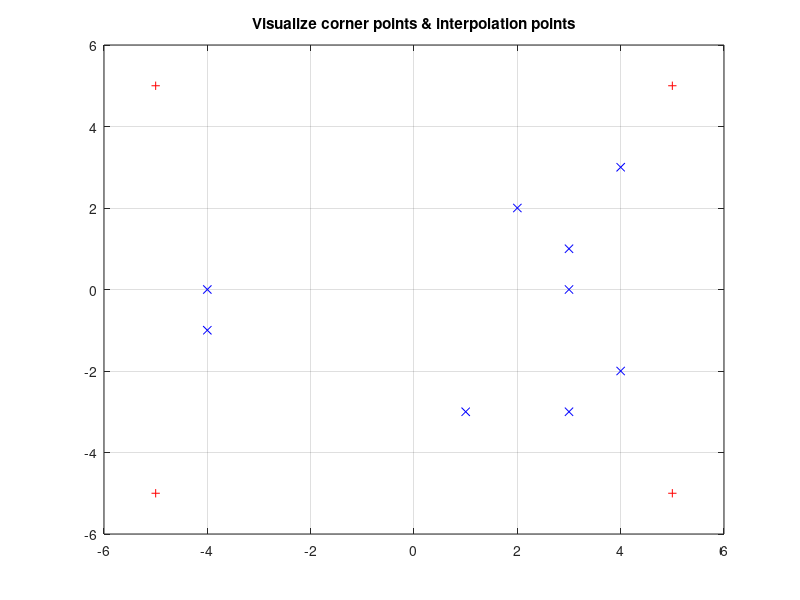

MATLAB code for this plot: (Note: this script raises an error after producing the figure.)
%% Task 1

%% Task 1.1

% We define the function as a function handle
f = @(x, y) x + sin(y);

% We define the four corner points
x1 = -5;
y1 = -5;
x2 = 5;
y2 = 5;

% We evaluate the function at the four corner points
% and save them accordingly
Q11 = f(x1, y1);
Q12 = f(x1, y2);
Q21 = f(x2, y1);
Q22 = f(x2, y2);

% We define the Bilinear Interpolation method as function handle
P = @(x, y) (1 / ((x2 - x1) * (y2 - y1))) * [x2 - x, x - x1] * [Q11, Q12; Q21, Q22] * [y2 - y; y - y1];

%% Task 1.2

% We initialize a matrix for the random points.
% Since we have 9 points, we have 9 rows and since we
% have two coordinates, we have two columns.
random_points = zeros(9, 2);

% We assign random points to each row.
for i = 1:9
    random_points(i : i, 1 : 2) = randi([-5, 5], 1, 2);
end

random_points;

% We initialize a matrix for the interpolated solutions.
% Since we have 9 points, we have 9 rows and since we
% have a scalar solution, we have one column.
interpolated_points_values = zeros(9,1);

% for each point, we assign to it its respective interpolated value
% using P "previously defined function handle"
for i = 1:length(random_points( :, 1:1))
   interpolated_points_values(i, :) =  P(random_points(i:i, 1:1), random_points(i:i, 2:2));
end

interpolated_points_values;

% We plot our interpolated points and corner points.
figure;
plot([random_points(:,1)], [random_points(:,2)], 'xb', [-5; 5;-5;5],[-5;5;5;-5], '+r');
grid on;
title('Visualize corner points & interpolation points')

%% Task 1.3

% We initialize a matrix for the solutions.
% Since we have 9 points, we have 9 rows and since we
% have a scalar solution, we have one column.
actual_values = zeros(9, 1);

% for each point, we use the function handle f to calculate
% the value of rach respective point and save it.
for i = 1:length(random_points(:, 1))
    actual_values(i, :) = f(random_points(i:i, 1), random_points(i:i, 2));
end

% To compare the results in a neat and convenient way,
% we first create a table

comparison_table = table;

% Then, we assign headers and columns to the table.
% The first column is the values of x-coordinates.
% The second column is the values of y-coordinates.
% The third column is the values we calculated using the function handle
% f for each respective xy-coordinate.
% The fourth column is the coloums is the values we calculated using the 
% Biliniear Interpolation Method for each respective xy-coordinate.
% The fifth column is the absolute difference between the third and fourth
% coloumn.
comparison_table.x = random_points( : , 1);
comparison_table.y = random_points(:, 2);
comparison_table.Actual = actual_values;
comparison_table.Interpolated = interpolated_points_values;
comparison_table.Difference =  abs(actual_values - interpolated_points_values);

comparison_table


%% Task 1.4


% We plot each interpolated value with its respective point on the 3D Plane.
figure;
plot3(random_points(: , 1), random_points(:, 2), interpolated_points_values, '*m');
grid on;
hold on;

% We then create a mesh grid.
[X, Y] = meshgrid(-10:0.1:10, -10:10);

% We define the Z plane
Z = X + sin(Y);

%then we visualize the function using surf 
surf(X,Y,Z);
title('Visualize function & interpolated values')


